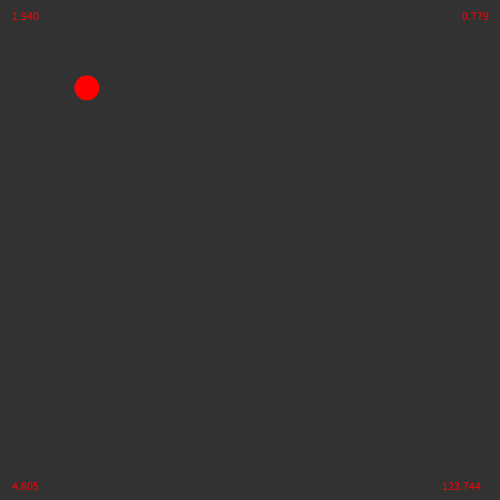
Frame 1 (no input)
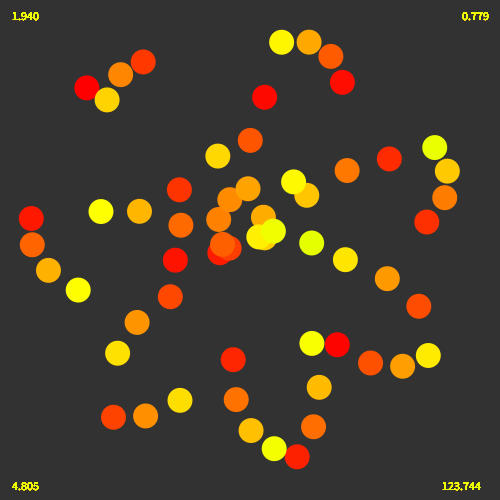
Frame 60 (the mouse pressed at the canvas centre just before this capture)
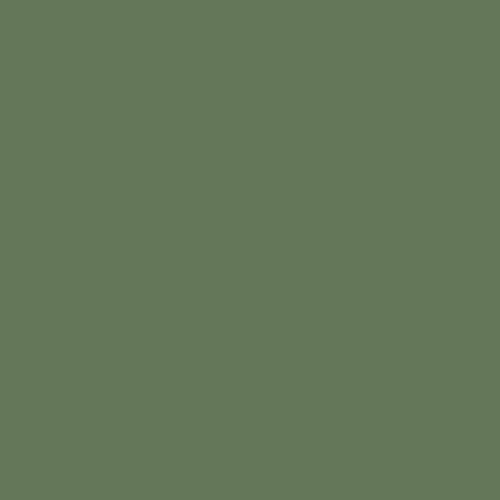
Frame 120 (the mouse held since frame 60 and released just before this capture)

The Processing sketch that drew these frames (run headless with seeded random() and noise(); from frame 60 on, the mouse is pressed at the canvas centre):

// Processing sketch: processing_131247
// ── processing_131247.pde

//change size of the great circle (place and speed) 
//\\s=?? and s=s+? 
//change speed of color changing || maxspeed = ?
//speed of printing(omega) || w = ??
//size of the circles || ellipse(x,y,??,??)
//speed of angel the center of circle is moving around ||
//\\as=??
//(others)circle,colour,the great shape(to a star*)
float a;
float o = 0;
float as= random(0,3);
float w = random(0,3);
float x;
float y;
float dx;
float dy;
float maxspeed = random(1,5);
float r = 254;
float g = 0;
float b = 0;
float rspeed = 0;
//from red to yellow:
float gspeed = maxspeed;
float bspeed = 0;
int maxr = 255;
int maxg = 255;
int maxb = 255;
float maxs = random(100,200);
float s = maxs;
void setup(){
  size(500,500);
  background(50);
}
void draw(){
 // background(100);
 s-=0.2;
  a+=as;
  o=o+w;
  x=sin(o)*s+dx;
  y=cos(o)*s+dy;
  dx=cos(a)*100+250;
  dy=sin(a)*100+250;
  fill(r,g,b);
  noStroke();
  
  ellipse(x,y,25,25);
  text(as,10,20);
  text(w,460,20);
  text(maxspeed,10,490);
  text(maxs,440,490);
  
   r = r + rspeed;
  g = g + gspeed;
  b = b + bspeed;
 // yellow
  if ((g>=maxg)){
    gspeed = 0;
    rspeed = -maxspeed;
  }
  //green
  if (r<=0){
    rspeed = 0;
    bspeed = maxspeed;
  }
  //sky
  if (b>=maxb){
    bspeed = 0;
    gspeed = -maxspeed;
  }
  //dark blua
  if (g<=0){
    gspeed = 0;
    rspeed = maxspeed;
  }
 // pink
  if (r>=maxr){
    rspeed = 0;
    bspeed = -maxspeed;
  }//red
  if (b<=-1){
    bspeed = 0;
    r=254;
    g=0;
    b=0;
    gspeed=maxspeed;
  }
  if (s<=-150){
    s=s*-1;
  }
  if (mousePressed){
    r=random(0,255);
    g=random(0,255);
    b=random(0,255);
    background(r,g,b);
    as= random(0,3);
    w = random(0,3);
    maxs = random(100,200);
  }
}
/*any ideas for easier change of colors please comment
btw,you can change anything to create more
by what i said in the beginning*/
